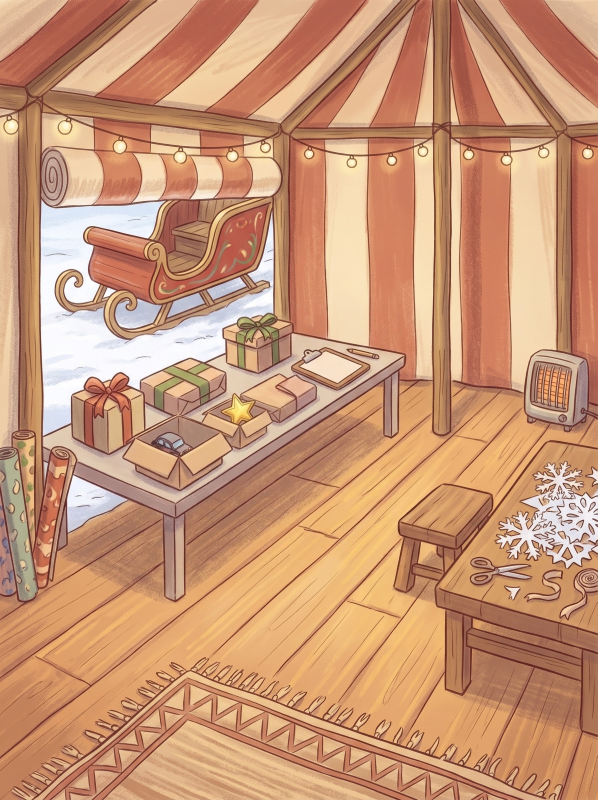
#> input picture assets/places/christmas/tent-fixed-original.jpg, 1792 x 2400 px, given in place of tree-higgsfield-original.jpg, which was not available (shown at 1/3 size)
$ python cut-christmas-assets.py ../assets/places/christmas/tent-fixed-original.jpg
#> lines starting #> are read from the running program, lines starting #| are printed output that depends on the picture
"""Cut the Christmas star case's Higgsfield pictures for the game (Pillow only).

usage: python scripts/cut-christmas-assets.py <folder with the downloads>
  the folder holds people-nobg.png (Daisy·May·Nico sheet, background removed), nico-nervous-nobg.png,
  items-nobg.png (item sheet, background removed), tree-lit.png, map.png
and the repo has assets/places/christmas/{tree,storeroom,tent-fixed,sleigh-side,corner-cart}-*-original.jpg.

Places: one tall picture each (1792x2400, as the umbrella and violin cases) scaled to 1376x1843; a 768 band from
`top` is the place picture, the rest its floor. People: each figure cut out of the sheet by its columns of
opaque pixels, trimmed with a 3% margin and scaled to 700 px high. Items: each object cut out by its cell.
"""
import sys
from PIL import Image

SRC = sys.argv[1]
PL = 'assets/places/christmas/'
CH = 'assets/characters/'

def band(src, name, top, out_floor=True):
#> called with name = 'tree', top = 330, out_floor = True
    im = Image.open(src).convert('RGB').resize((1376, 1843), Image.LANCZOS)
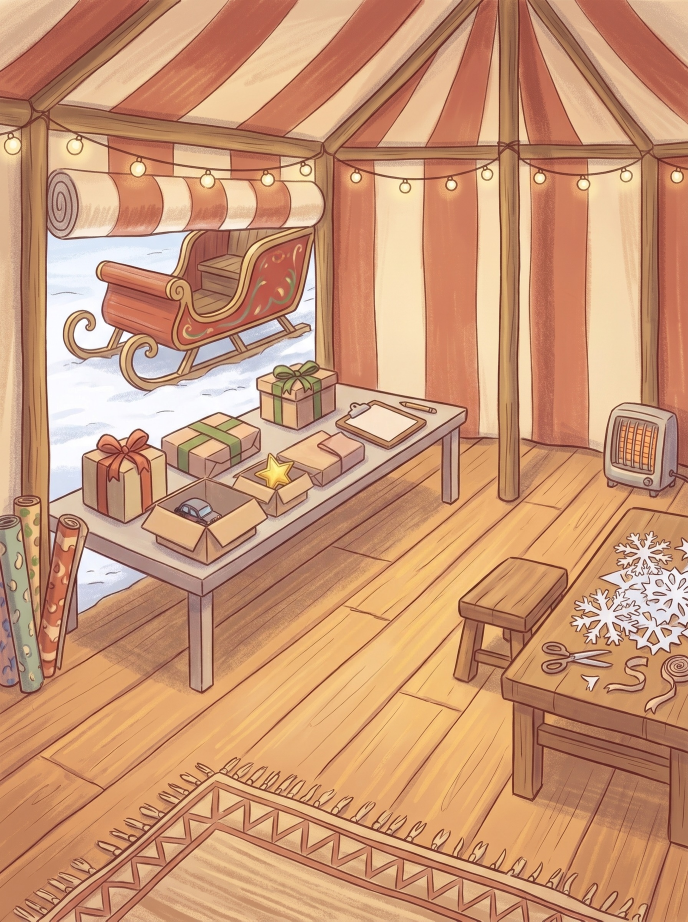
#> im: PIL image 1376x1843 RGB (shown at 1/2 size); mean R, G, B 201.6, 150.6, 117.1
    im.crop((0, top, 1376, top + 768)).save(f'{PL}{name}.jpg', quality=88)
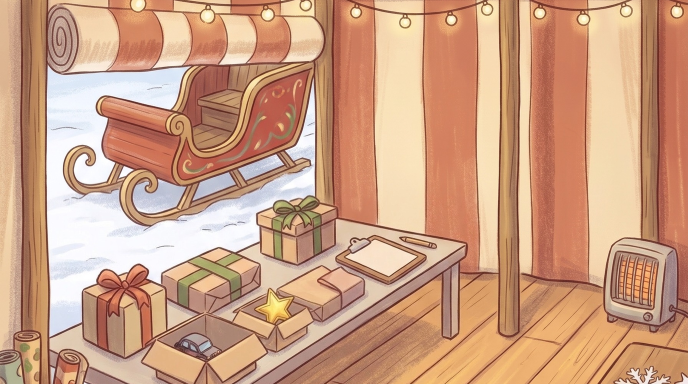
#> saved as tree.jpg: PIL image 1376x768 RGB (shown at 1/2 size); mean R, G, B 203.9, 158.2, 130.1
    if out_floor:
        im.crop((0, top + 768, 1376, 1843)).save(f'{PL}{name}-floor.jpg', quality=85)
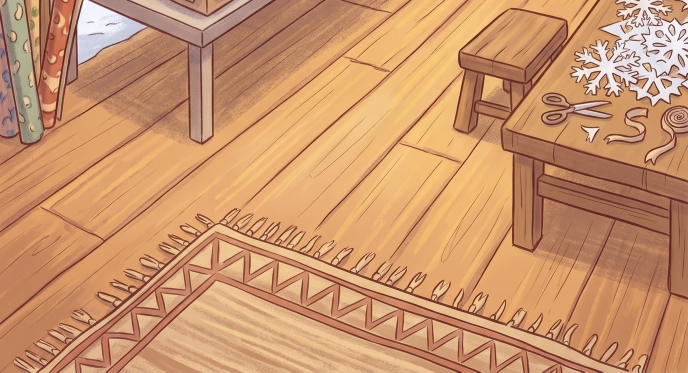
#> saved as tree-floor.jpg: PIL image 1376x745 RGB (shown at 1/2 size); mean R, G, B 202.7, 149, 108.2
    return 1843 - top - 768

def opaque_runs(im, axis, gap):
    """runs of columns (axis 0) or rows (axis 1) that hold opaque pixels, split where `gap` empty lines come"""
    a = im.getchannel('A').point(lambda v: 255 if v > 40 else 0)
    w, h = a.size
    if axis == 0:
        filled = [a.crop((x, 0, x + 1, h)).getbbox() is not None for x in range(w)]
    else:
        filled = [a.crop((0, y, w, y + 1)).getbbox() is not None for y in range(h)]
    runs, start, empty = [], None, 0
    for i, f in enumerate(filled):
        if f:
            if start is None: start = i
            empty = 0
        elif start is not None:
            empty += 1
            if empty >= gap:
                runs.append((start, i - empty + 1)); start = None; empty = 0
    if start is not None: runs.append((start, len(filled)))
    return runs

def trim(im, margin=.03, height=None):
    box = im.getchannel('A').point(lambda v: 255 if v > 40 else 0).getbbox()
    im = im.crop(box)
    m = int(max(im.size) * margin)
    out = Image.new('RGBA', (im.width + 2 * m, im.height + 2 * m), (0, 0, 0, 0)); out.paste(im, (m, m))
    if height:
        out = out.resize((round(out.width * height / out.height), height), Image.LANCZOS)
    return out

if __name__ == '__main__':
    floors = {}
    for name, src, top in [('tree', f'{PL}tree-higgsfield-original.jpg', 330), ('storeroom', f'{PL}storeroom-higgsfield-original.jpg', 380),
                           ('tent', f'{PL}tent-fixed-original.jpg', 520), ('sleigh', f'{PL}sleigh-side-higgsfield-original.jpg', 260),  # then scripts/cut-sleigh-side.py (taller place)
                           ('tree-lit', f'{SRC}/tree-lit.png', 330)]:
        floors[name] = band(src, name, top, name != 'tree-lit')
#> pass 2 of the loop `for name, src, top in [('tree', f'{PL}tree-higgsfield-original.jpg', 3..`:
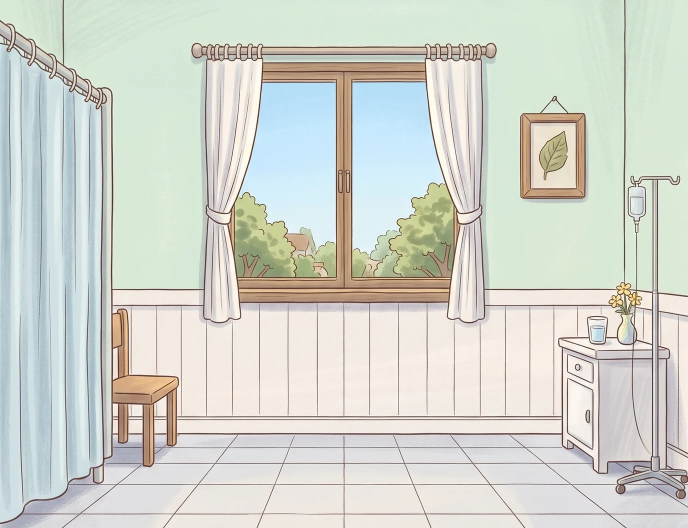
#> input picture assets/places/twins/hospital.webp, 1376 x 1056 px, given in place of storeroom-higgsfield-original.jpg, which was not available (shown at 1/2 size)
#> in band (call 2), `im.crop((0, top, 1376, top + 768)).save(f'{PL}{name}.jpg', quality=88)`:
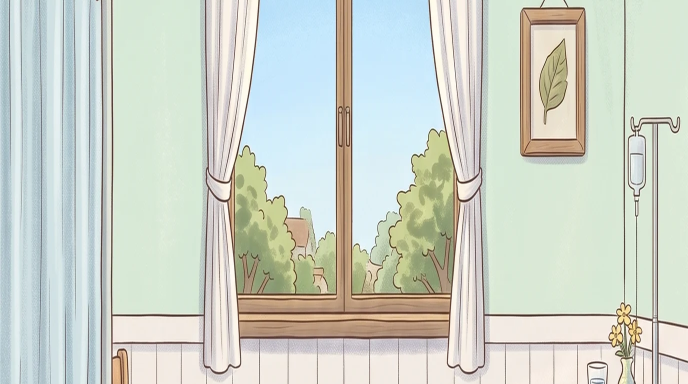
#> saved as storeroom.jpg: PIL image 1376x768 RGB (shown at 1/2 size); mean R, G, B 205, 211.4, 201
#> in band (call 2), `im.crop((0, top + 768, 1376, 1843)).save(f'{PL}{name}-floor.jpg', qual..`:
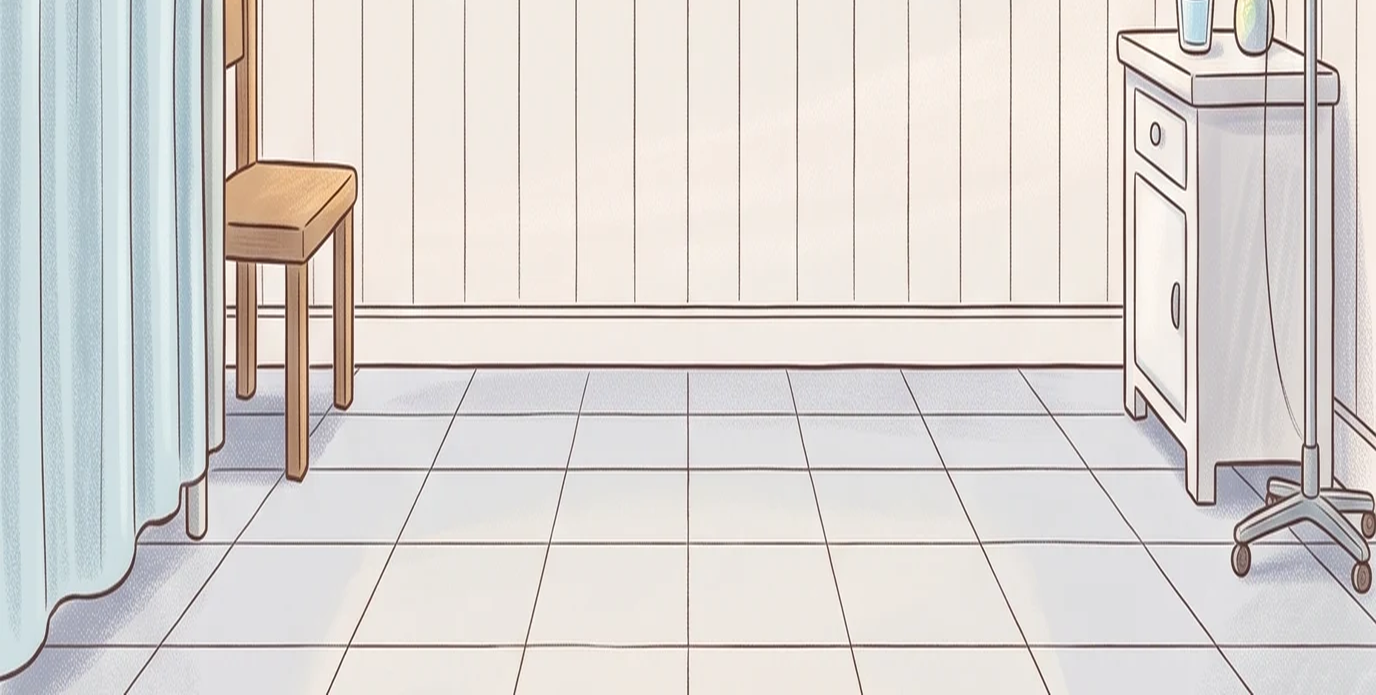
#> saved as storeroom-floor.jpg: PIL image 1376x695 RGB; mean R, G, B 218, 213.9, 210.8
#> (the run stopped early here; a loop or call above may not have finished)
